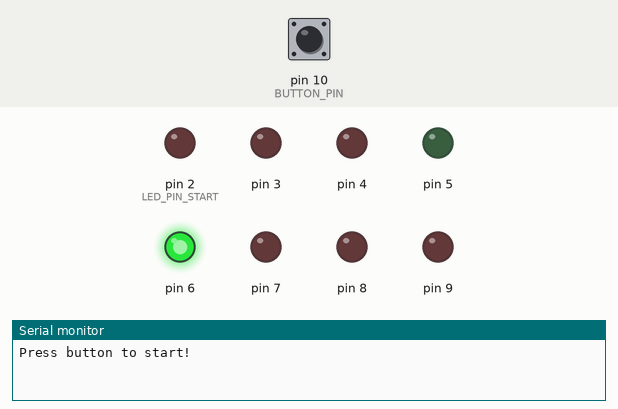
Recording of a program running on a simulated Arduino Uno, built with avr-gcc and run on an emulated ATmega328P. Shown: output pins drawn as LEDs (lit = HIGH), the last lines printed to the serial monitor. Dashed ring = blinking. The test bench sets the inputs (shaded band); at power-on: pin 10 (BUTTON_PIN) HIGH.

Above: at 1.2 s.
1.3 s: pin 10 (BUTTON_PIN) pulled LOW for 0.15 s
At 4.3 s:
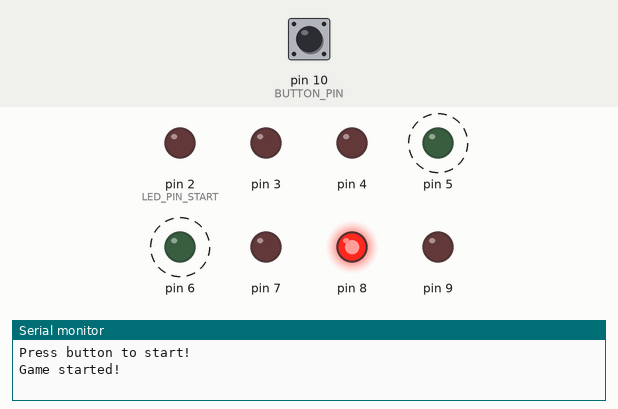
4.4 s: pin 10 (BUTTON_PIN) pulled LOW for 1 s
At 6.5 s:
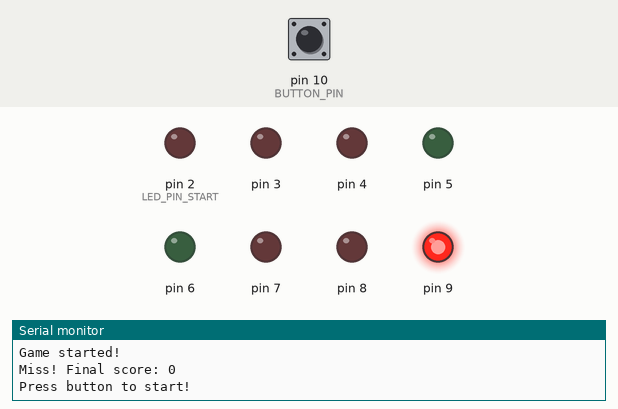
Timing chart, 0 to 13.4 s (numbered marks = the images above; inputs shaded):
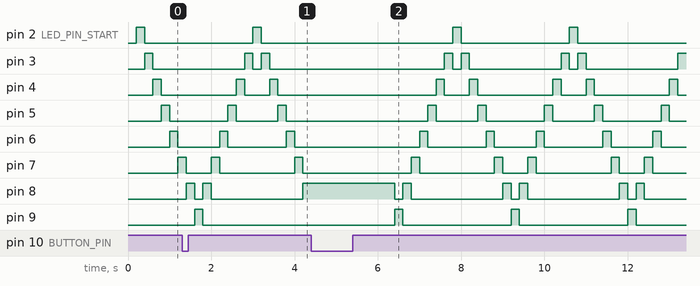

The program:

main.cpp
```cpp
#include <Arduino.h>
#include "game.h"

void setup() {
    for (uint8_t i = 0; i < NUM_LEDS; i++) {
        pinMode(LED_PIN_START + i, OUTPUT);
        digitalWrite(LED_PIN_START + i, LOW);
    }

    pinMode(BUTTON_PIN, INPUT_PULLUP);
    Serial.begin(9600);

    game_init();
}

void loop() {
    game_update();
}
```

game.h
```cpp
#ifndef GAME_H
#define GAME_H

#include <Arduino.h>
#include "config.h"

typedef struct {
    void (*enter)(void);
    void (*update)(void);
    void (*exit)(void);
} StateHandler;

void game_init(void);
void game_update(void);
void game_transition_to(GameState new_state);

#endif
```

game.cpp
```cpp
#include "game.h"
#include "config.h"

static GameState current_state = STATE_ATTRACT;
static uint8_t current_position = 0;
static int8_t chase_direction = 1;
static uint32_t last_chase_update = 0;
static uint16_t current_score = 0;
static uint16_t high_score = 0;
static uint32_t state_entry_time = 0;

static bool last_button_state = false;
static uint32_t last_debounce_time = 0;

static void attract_enter(void);
static void attract_update(void);
static void attract_exit(void);

static void playing_enter(void);
static void playing_update(void);
static void playing_exit(void);

static void result_enter(void);
static void result_update(void);
static void result_exit(void);

static void game_over_enter(void);
static void game_over_update(void);
static void game_over_exit(void);

static const StateHandler state_handlers[4] = {
    [STATE_ATTRACT]   = {attract_enter,   attract_update,   attract_exit},
    [STATE_PLAYING]   = {playing_enter,   playing_update,   playing_exit},
    [STATE_RESULT]    = {result_enter,    result_update,    result_exit},
    [STATE_GAME_OVER] = {game_over_enter, game_over_update, game_over_exit}
};

bool button_just_pressed(void) {
    uint32_t now = millis();
    bool current = !digitalRead(BUTTON_PIN);
    bool pressed = false;

    if (current && !last_button_state) {
        if (now - last_debounce_time >= DEBOUNCE_MS) {
            pressed = true;
            last_debounce_time = now;
        }
    }

    last_button_state = current;
    return pressed;
}

void update_chase_position(void) {
    uint32_t now = millis();

    if (now - last_chase_update >= CHASE_SPEED) {
        last_chase_update = now;

        for (uint8_t i = 0; i < NUM_LEDS; i++) {
            digitalWrite(LED_PIN_START + i, LOW);
        }

        digitalWrite(LED_PIN_START + current_position, HIGH);
        current_position += chase_direction;

        if (current_position == 0) {
            chase_direction = 1;
        } else if (current_position == NUM_LEDS - 1) {
            chase_direction = -1;
        }
    }
}

void game_transition_to(GameState new_state) {
    if (state_handlers[current_state].exit != NULL) {
        state_handlers[current_state].exit();
    }

    current_state = new_state;

    if (state_handlers[current_state].enter != NULL) {
        state_handlers[current_state].enter();
    }
}

void game_init(void) {
    current_position = 0;
    chase_direction = 1;
    last_chase_update = millis();
    last_button_state = !digitalRead(BUTTON_PIN);
    high_score = 0;
    current_score = 0;

    current_state = STATE_ATTRACT;
    game_transition_to(STATE_ATTRACT);
}

void game_update(void) {
    if (state_handlers[current_state].update != NULL) {
        state_handlers[current_state].update();
    }
}

static void attract_enter(void) {
    Serial.println("Press button to start!");
}

static void attract_update(void) {
    update_chase_position();

    if (button_just_pressed()) {
        game_transition_to(STATE_PLAYING);
    }
}

static void attract_exit(void) {
    current_score = 0;
}

static void playing_enter(void) {
    Serial.println("Game started!");
}

static void playing_update(void) {
    update_chase_position();

    if (button_just_pressed()) {
        if (current_position >= TARGET_ZONE_START && current_position <= TARGET_ZONE_END) {
            current_score += BULLSEYE_SCORE;
            Serial.print("Hit! Score: ");
            Serial.println(current_score);
            game_transition_to(STATE_RESULT);
        } else {
            Serial.print("Miss! Final score: ");
            Serial.println(current_score);
            if (current_score > high_score) {
                high_score = current_score;
                Serial.print("New high score: ");
                Serial.println(high_score);
            }
            game_transition_to(STATE_GAME_OVER);
        }
    }
}

static void playing_exit(void) {
}

static void result_enter(void) {
    state_entry_time = millis();
}

static void result_update(void) {
    uint32_t now = millis();

    if (now - state_entry_time >= 300) {
        game_transition_to(STATE_PLAYING);
        last_chase_update = now;
    }
}

static void result_exit(void) {
}

static void game_over_enter(void) {
    state_entry_time = millis();
}

static void game_over_update(void) {
    uint32_t now = millis();

    if (now - state_entry_time >= 2000) {
        game_transition_to(STATE_ATTRACT);
    }
}

static void game_over_exit(void) {
    current_score = 0;
}
```

config.h
```cpp
#ifndef CONFIG_H
#define CONFIG_H

#include <Arduino.h>

const uint8_t LED_PIN_START = 2;
const uint8_t NUM_LEDS = 8;
const uint8_t BUTTON_PIN = 10;
const uint8_t TARGET_ZONE_START = 3;
const uint8_t TARGET_ZONE_END = 4;

const uint16_t CHASE_SPEED = 200;
const uint16_t DEBOUNCE_MS = 50;
const uint8_t BULLSEYE_SCORE = 10;

enum GameState {
    STATE_ATTRACT,
    STATE_PLAYING,
    STATE_RESULT,
    STATE_GAME_OVER
};

#endif
```

Measured:
- by itself, pin 2 (LED_PIN_START), pin 9: alternates HIGH for 0.20 s and LOW for 2.6 s
- by itself, pin 4: repeats every 2.8 s: LOW 0.60 s, HIGH 0.20 s, LOW 1.8 s, HIGH 0.20 s
- by itself, pin 5: repeats every 2.8 s: LOW 1.0 s, HIGH 0.20 s, LOW 1.4 s, HIGH 0.20 s
- by itself, pin 6: repeats every 2.8 s: LOW 1.4 s, HIGH 0.20 s, LOW 1.0 s, HIGH 0.20 s
- by itself, pin 7: repeats every 2.8 s: LOW 1.8 s, HIGH 0.20 s, LOW 0.60 s, HIGH 0.20 s
- by itself, pin 8: repeats every 2.8 s: HIGH 0.20 s, LOW 2.2 s, HIGH 0.20 s, LOW 0.20 s
